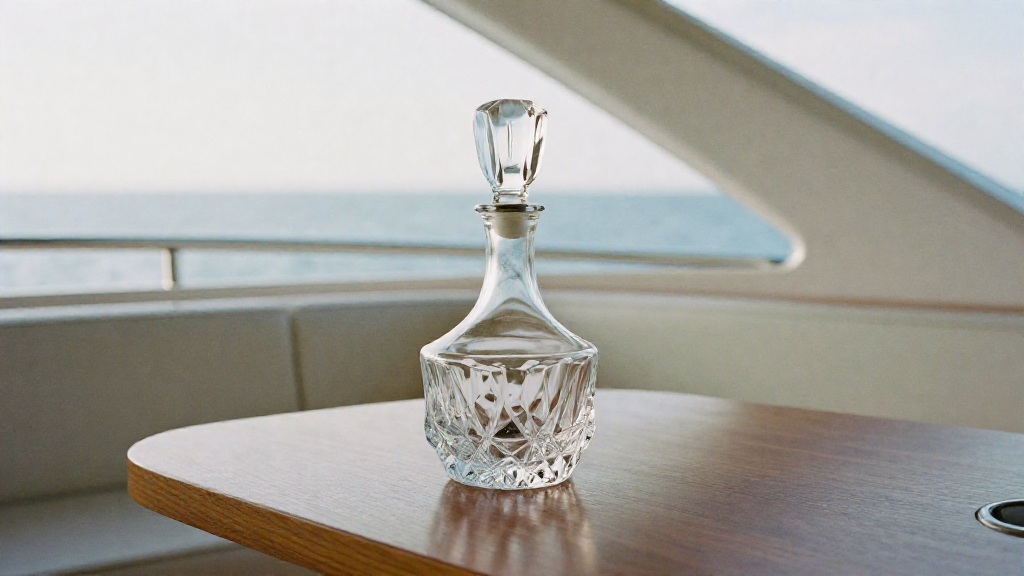
#> input picture reference_images/flux_reference_image.png, 1024 x 576 px
$ python image_inspector.py
#> lines starting #> are read from the running program, lines starting #| are printed output that depends on the picture
# image_inspector.py
"""
DBAT Programmatic Image Quality Inspector
Combines FFMPEG's perceptual blur detection and Pillow's HSV/Luminance analysis
to grade image quality, contrast, and realistic saturation levels.
"""

import subprocess
import os
import sys
import imageio_ffmpeg
from PIL import Image

def analyze_blur(image_path: str) -> float:
    """
    Runs FFMPEG blurdetect to calculate the no-reference perceptual blur score.
    Higher values mean more blur (less sharp). Sharp photo assets typically average <12.0.
    """
    ffmpeg_exe = imageio_ffmpeg.get_ffmpeg_exe()
    cmd = [
        ffmpeg_exe,
        "-i", image_path,
        "-vf", "blurdetect",
        "-f", "null",
        "-"
    ]
    try:
        res = subprocess.run(cmd, capture_output=True, text=True, check=True)
        # Parse the blur mean from stderr (e.g. "[Parsed_blurdetect_0...] blur mean: 11.166")
        for line in res.stderr.splitlines():
            if "blur mean:" in line:
                parts = line.split("blur mean:")
                return float(parts[1].strip())
    except Exception as e:
        print(f"[WARNING] Could not calculate blur via FFMPEG: {e}")
    return 0.0

def inspect_image(image_path: str):
    """
    Performs rich pixel-level color, exposure, and sharpness checks.
    """
    if not os.path.exists(image_path):
        print(f"[ERROR] Image path does not exist: {image_path}")
        return

    print(f"\n==================================================")
    print(f"[GRADERS REPORT] {os.path.basename(image_path)}")
    print(f"==================================================")

    # 1. Open and load image
    img = Image.open(image_path)
#> img is the input picture: PIL image 1024x576 RGB; mean R, G, B 166.1, 164.4, 158.8
    if img.mode != "RGB":
        img = img.convert("RGB")

    width, height = img.size
#> width = 1024; height = 576
    total_pixels = width * height
#> total_pixels = 589824
    print(f"Dimensions: {width}x{height} pixels ({total_pixels:,} total)")
#| Dimensions: 1024x576 pixels (589,824 total)

    # 2. HSV Color Analysis
    hsv_img = img.convert("HSV")
#> hsv_img: PIL image 1024x576 HSV; mean H, S, V 81, 27.9, 169.9
    h, s, v = hsv_img.split()
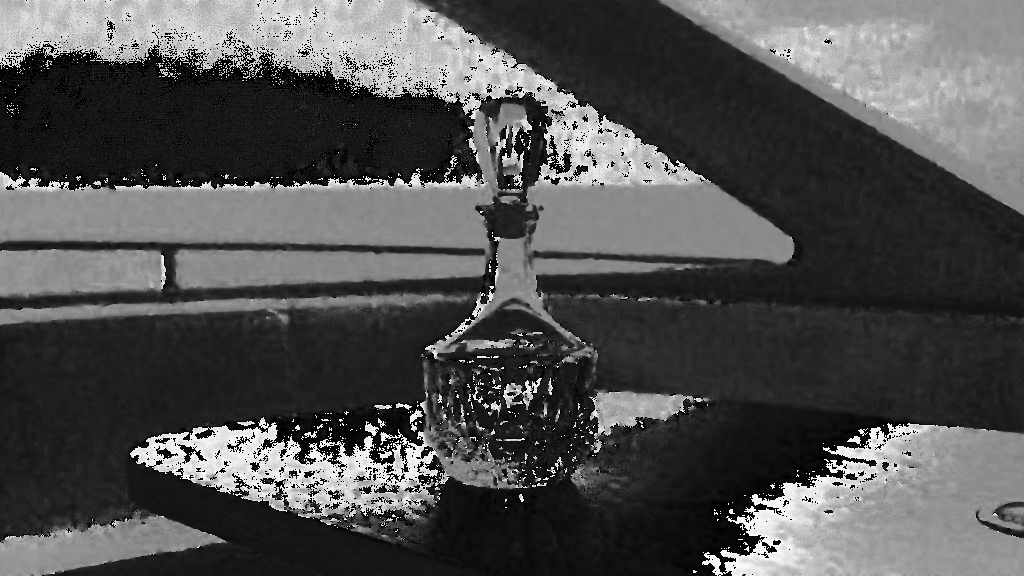
#> h: PIL image 1024x576 L; min 0, max 252, mean 81
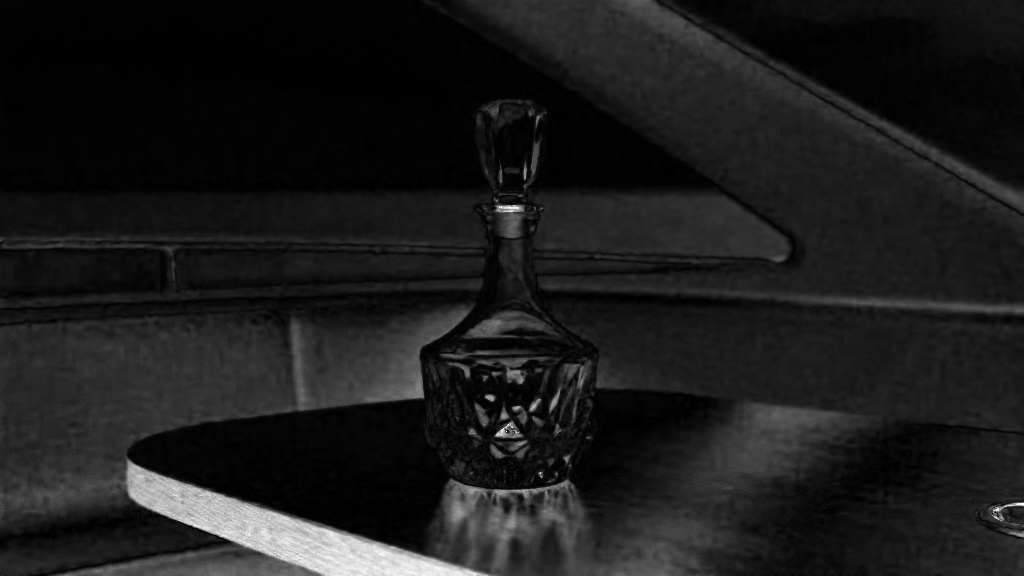
#> s: PIL image 1024x576 L; min 0, max 255, mean 27.9
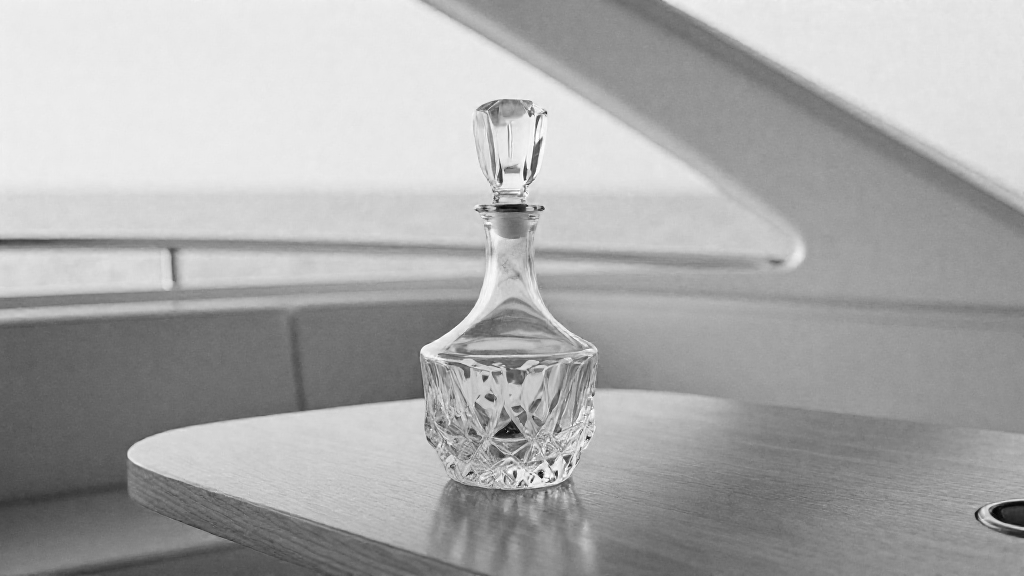
#> v: PIL image 1024x576 L; min 1, max 255, mean 169.9

    # Saturation Statistics (0-255)
    s_data = list(s.getdata())
#> s_data = 589824 items
    avg_sat = sum(s_data) / total_pixels / 255.0 * 100.0  # converted to %
#> avg_sat = 10.93
    max_sat = max(s_data) / 255.0 * 100.0
#> max_sat = 100
    min_sat = min(s_data) / 255.0 * 100.0
#> min_sat = 0

    # Brightness/Value Statistics (0-255)
    v_data = list(v.getdata())
#> v_data = 589824 items
    avg_val = sum(v_data) / total_pixels / 255.0 * 100.0  # converted to %
#> avg_val = 66.64
    max_val = max(v_data) / 255.0 * 100.0
#> max_val = 100
    min_val = min(v_data) / 255.0 * 100.0
#> min_val = 0.392

    # Clipped pixel checks
    pure_blacks = sum(1 for px in v_data if px == 0)
#> pure_blacks = 0
    pure_whites = sum(1 for px in v_data if px == 255)
#> pure_whites = 26
    black_clip_pct = (pure_blacks / total_pixels) * 100.0
#> black_clip_pct = 0
    white_clip_pct = (pure_whites / total_pixels) * 100.0
#> white_clip_pct = 0.00441

    # 3. Sharpness/Blur from FFMPEG
    blur_score = analyze_blur(image_path)

    # 4. Grading logic
    saturation_status = "PASS (Cinematic/Realistic)"
    if avg_sat > 70.0:
        saturation_status = "FAILED (Over-saturated Neon CGI)"
    elif avg_sat < 20.0:
        saturation_status = "FAILED (Under-saturated/Washy)"
    elif avg_sat > 55.0:
        saturation_status = "WARNING (Slightly High Saturation)"

    exposure_status = "PASS (Optimal Exposure)"
    if avg_val < 25.0:
        exposure_status = "WARNING (Very Dark/Underexposed)"
    elif avg_val > 80.0:
        exposure_status = "WARNING (Very Bright/Overexposed)"

    if white_clip_pct > 5.0:
        exposure_status = "FAILED (Blown Out Highlights/Clipped)"

    blur_status = "PASS (Sharp / High-Detail)"
    if blur_score > 18.0:
        blur_status = "FAILED (Extremely Blurry/Out-of-focus)"
    elif blur_score > 12.0:
        blur_status = "WARNING (Soft / Moderate Detail)"

    # Print statistical grades
    print(f"\n[RAW METRICS]:")
    print(f"  * Avg Saturation:    {avg_sat:.2f}% (Range: {min_sat:.1f}% to {max_sat:.1f}%)")
    print(f"  * Avg Brightness:    {avg_val:.2f}% (Range: {min_val:.1f}% to {max_val:.1f}%)")
    print(f"  * Clipped Shadows:   {black_clip_pct:.2f}% (Pure Black pixels)")
    print(f"  * Clipped Highlights:  {white_clip_pct:.2f}% (Pure White pixels)")
    print(f"  * Perceptual Blur:   {blur_score:.3f}")

    print(f"\n[QUALITY DECISIONS]:")
    print(f"  * Saturation Grade:  {saturation_status}")
    print(f"  * Exposure Grade:    {exposure_status}")
    print(f"  * Sharpness Grade:   {blur_status}")

    # Overall Verdict
    if "FAILED" in [saturation_status, exposure_status, blur_status]:
        print(f"\n[OVERALL VERDICT] REJECT (Aesthetic quality is sub-standard!)")
        return False
    else:
        print(f"\n[OVERALL VERDICT] ACCEPT (Realism calibration looks excellent!)")
        return True

if __name__ == "__main__":
    target = "reference_images/flux_reference_image.png"
    if len(sys.argv) > 1:
        target = sys.argv[1]
    inspect_image(target)
#> (the call stopped at in analyze_blur, `ffmpeg_exe = imageio_ffmpeg.get_ffmpeg_exe()`: imageio_ffmpeg is not available in this run)

$ run again, with reference_images/flux_beach_graded_1.png copied over reference_images/flux_reference_image.png
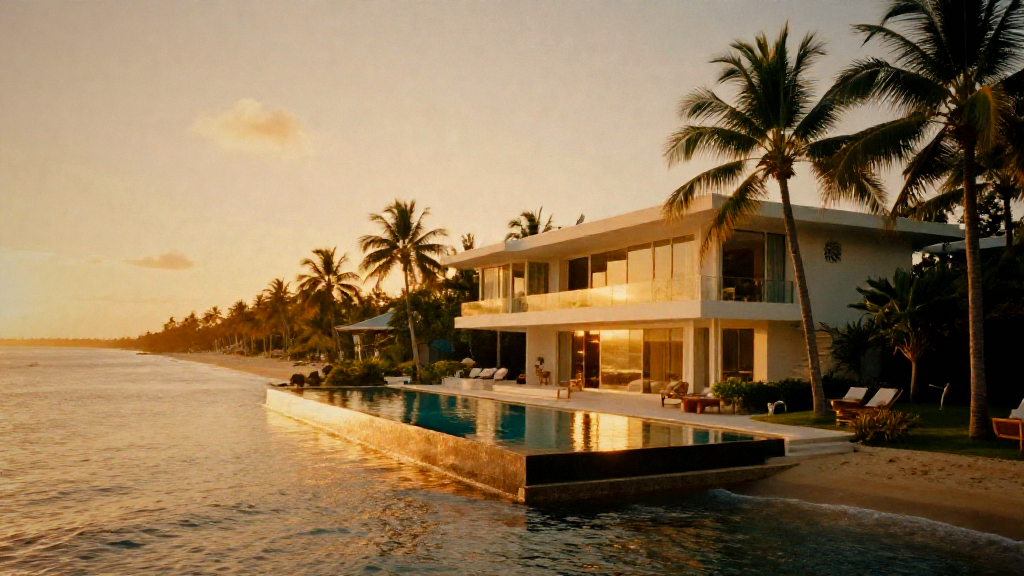
#> input picture reference_images/flux_beach_graded_1.png, 1024 x 576 px
#> in inspect_image, img is the input picture: PIL image 1024x576 RGB; mean R, G, B 140.4, 114.9, 81.5
#| Dimensions: 1024x576 pixels (589,824 total)
#> hsv_img: PIL image 1024x576 HSV; mean H, S, V 28.2, 132.3, 140.8
#> in inspect_image, `h, s, v = hsv_img.split()`:
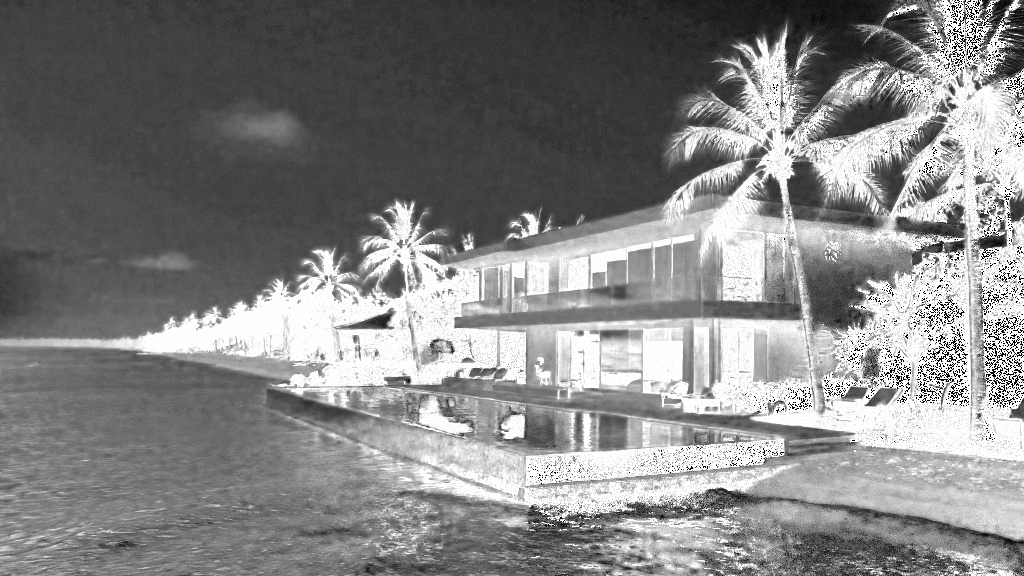
#> s: PIL image 1024x576 L; min 0, max 255, mean 132.3
#> in inspect_image, `h, s, v = hsv_img.split()`:
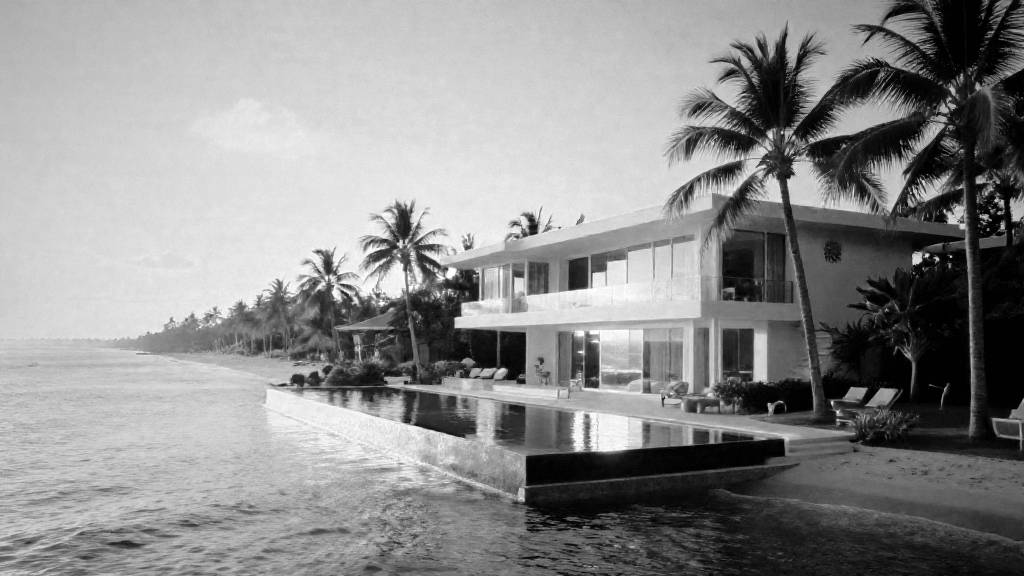
#> v: PIL image 1024x576 L; min 0, max 255, mean 140.8
#> s_data = 589824 items
#> avg_sat = 51.88
#> max_sat = 100
#> min_sat = 0
#> v_data = 589824 items
#> avg_val = 55.23
#> max_val = 100
#> min_val = 0
#> pure_blacks = 4789
#> pure_whites = 5
#> black_clip_pct = 0.812
#> white_clip_pct = 0.000848

$ run again, with reference_images/flux_beach_graded_2.png copied over reference_images/flux_reference_image.png
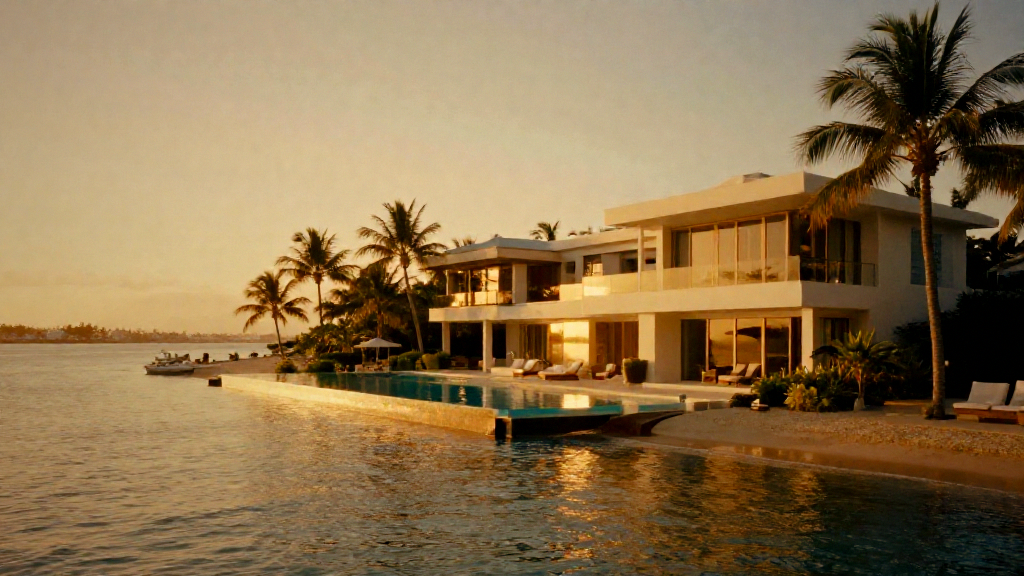
#> input picture reference_images/flux_beach_graded_2.png, 1024 x 576 px
#> in inspect_image, img is the input picture: PIL image 1024x576 RGB; mean R, G, B 139.6, 114.1, 77.2
#| Dimensions: 1024x576 pixels (589,824 total)
#> hsv_img: PIL image 1024x576 HSV; mean H, S, V 28.4, 133.2, 140
#> in inspect_image, `h, s, v = hsv_img.split()`:
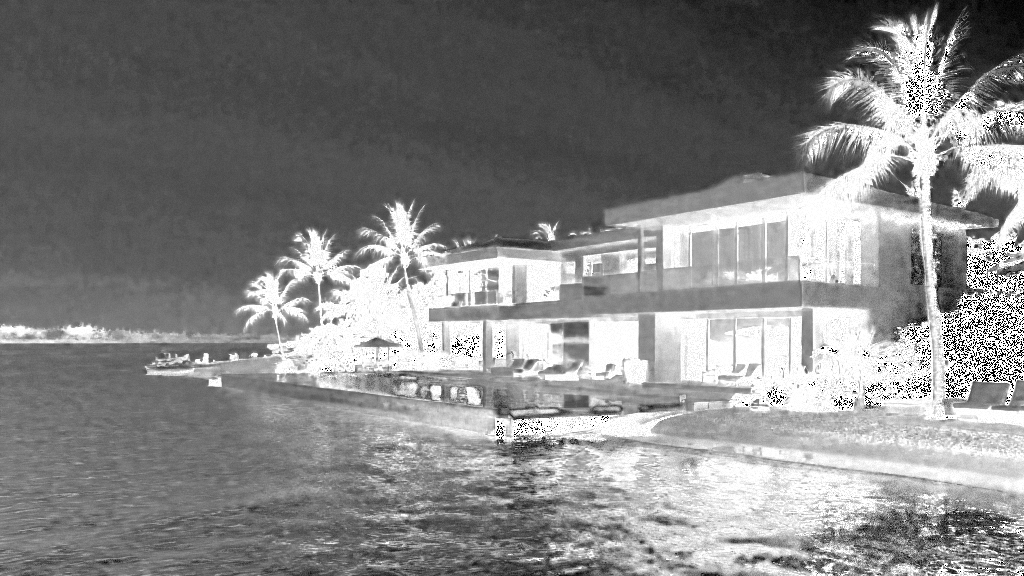
#> s: PIL image 1024x576 L; min 0, max 255, mean 133.2
#> in inspect_image, `h, s, v = hsv_img.split()`:
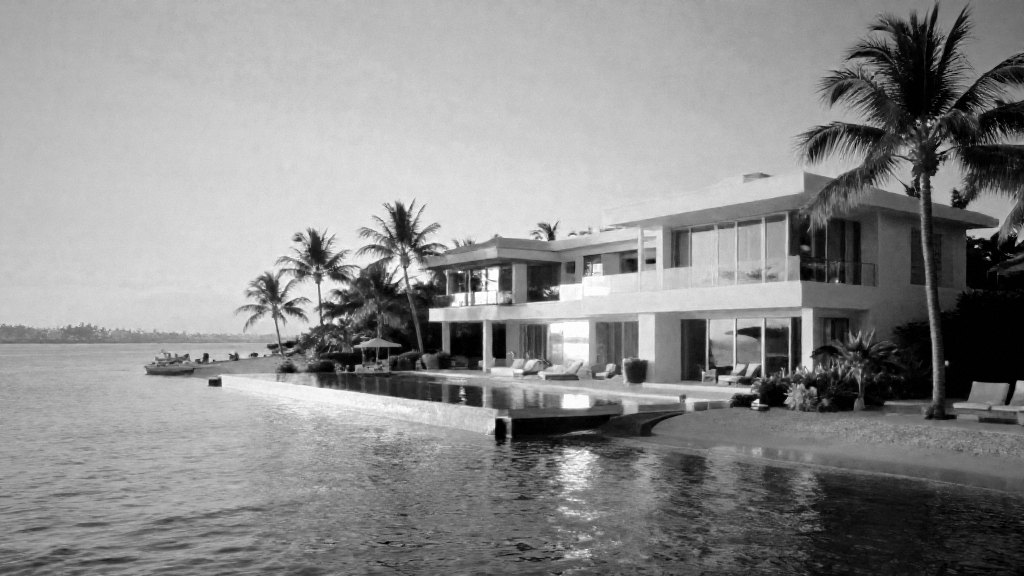
#> v: PIL image 1024x576 L; min 0, max 255, mean 140
#> s_data = 589824 items
#> avg_sat = 52.23
#> max_sat = 100
#> min_sat = 0
#> v_data = 589824 items
#> avg_val = 54.88
#> max_val = 100
#> min_val = 0
#> pure_blacks = 4254
#> pure_whites = 134
#> black_clip_pct = 0.721
#> white_clip_pct = 0.0227

$ run again, with reference_images/flux_beach_graded_3.png copied over reference_images/flux_reference_image.png
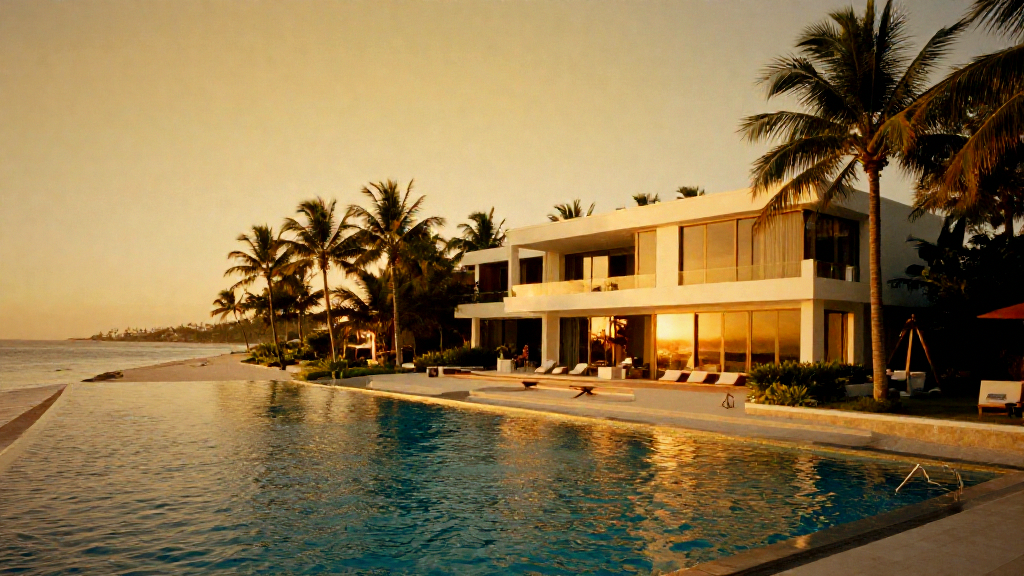
#> input picture reference_images/flux_beach_graded_3.png, 1024 x 576 px
#> in inspect_image, img is the input picture: PIL image 1024x576 RGB; mean R, G, B 139.7, 115, 72.7
#| Dimensions: 1024x576 pixels (589,824 total)
#> hsv_img: PIL image 1024x576 HSV; mean H, S, V 33.5, 142.7, 141.7
#> in inspect_image, `h, s, v = hsv_img.split()`:
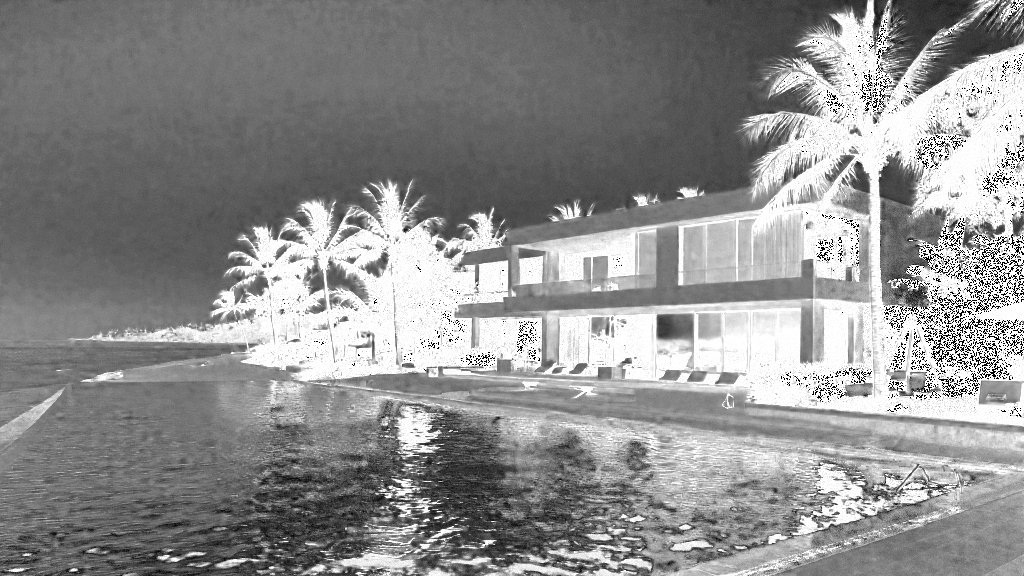
#> s: PIL image 1024x576 L; min 0, max 255, mean 142.7
#> in inspect_image, `h, s, v = hsv_img.split()`:
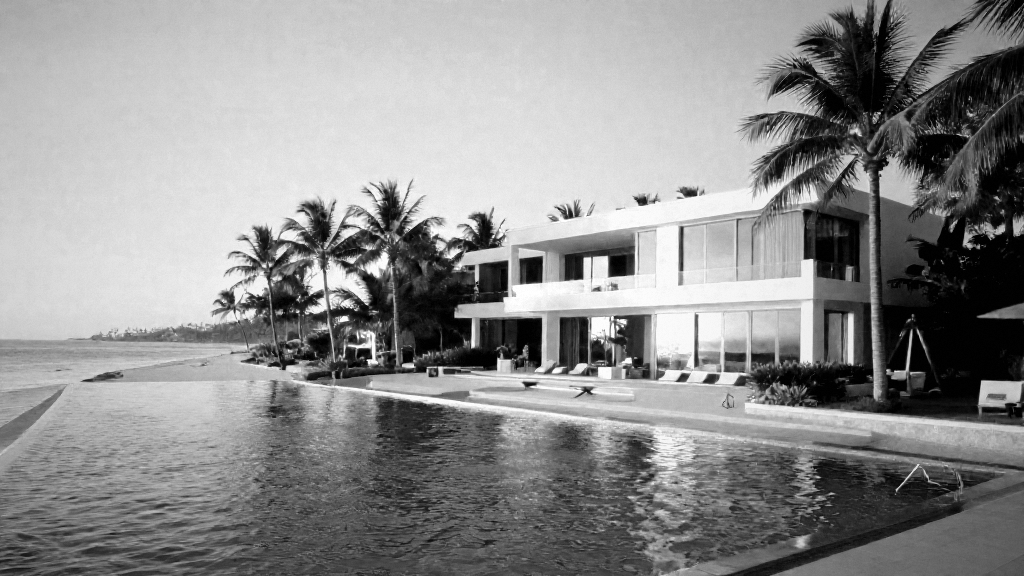
#> v: PIL image 1024x576 L; min 0, max 255, mean 141.7
#> s_data = 589824 items
#> avg_sat = 55.96
#> max_sat = 100
#> min_sat = 0
#> v_data = 589824 items
#> avg_val = 55.57
#> max_val = 100
#> min_val = 0
#> pure_blacks = 6817
#> pure_whites = 183
#> black_clip_pct = 1.16
#> white_clip_pct = 0.031
